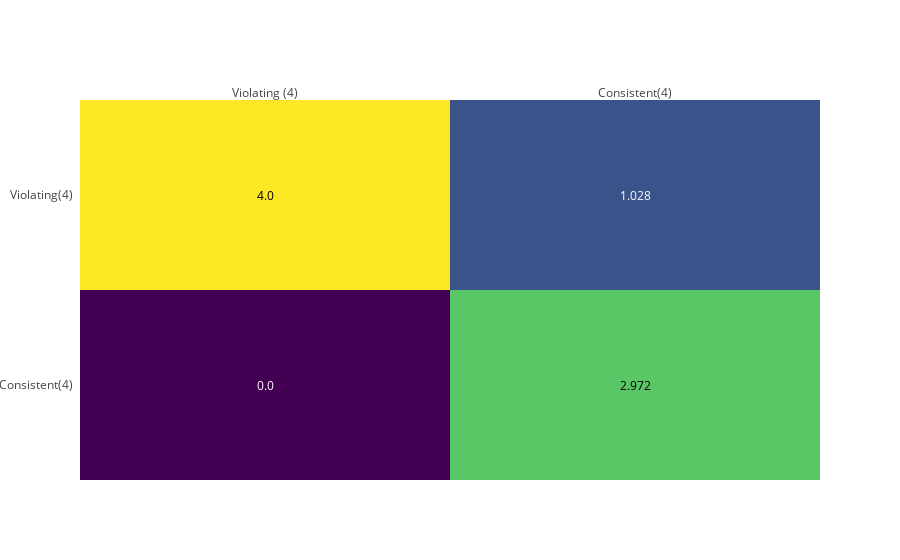

Notebook code cell kept with this figure:
### Markdown cell above
String learning experiment 1
=======
***

### Auditory sequence processing reveals evolutionarily conserved regions of frontal cortex in macaques and humans.

##### Wilson B, Kikuchi Y, Sun L, Hunter D, Dick F,  Smith K, Thiele A, Griffiths TD, Marslen-Wilson WD, Petkov CI (2015)
**Abstract:** An evolutionary account of human language as a neurobiological system must distinguish between human-unique neurocognitive processes supporting language and evolutionarily conserved, domain-general processes that can be traced back to our primate ancestors. Neuroimaging studies across species may determine whether candidate neural processes are supported by homologous, functionally conserved brain areas or by different neurobiological substrates. Here we use functional magnetic resonance imaging in Rhesus macaques and humans to examine the brain regions involved in processing the ordering relationships between auditory nonsense words in rule-based sequences. We find that key regions in the human ventral frontal and opercular cortex have functional counterparts in the monkey brain. These regions are also known to be associated with initial stages of human syntactic processing. This study raises the possibility that certain ventral frontal neural systems, which play a significant role in language function in modern humans, originally evolved to support domain-general abilities involved in sequence processing.

### Code cell
wilsonetal = "wilsonetal_natcomm_2015.yaml"
wilsonetal_strings = dh.get_paper_data(data_folder, wilsonetal)
wilsonetal_primitives = dh.get_paper_primitives(data_folder, wilsonetal)
wilsonetal_exposure = wilsonetal_strings['Exposure']
wilsonetal_testing_categories = ['CorrectTest','ViolatingTest']
wilsonetal_testing = {name:list(set(wilsonetal_strings[name])) for name in wilsonetal_testing_categories}

wilsonetal_nr_of_strings = 400
wilsonetal_nr_of_models = 1000
wilsonetal_parameters = PARSER.get_default_parameters()

wilsonetal_multiple_runs = run_multiple_experiments(wilsonetal_exposure,wilsonetal_nr_of_strings, wilsonetal_testing,wilsonetal_nr_of_models,detect_violation=True)
wilsonetal_analyzed_models, wilsonetal_average_model = analyse_multiple_models(wilsonetal_multiple_runs,['CorrectTest'],['ViolatingTest'],wilsonetal_testing, detect_violation=True)
make_confusion_matrix(wilsonetal_analyzed_models)

### Figure 1 — Plotly figure (JSON) as saved in the notebook; plotly's stock layout.template omitted (floating-point values rounded to 4 significant figures)
{"data": [{"colorscale": "Viridis", "showscale": false, "type": "heatmap", "x": ["Violating (4)", "Consistent(4)"], "y": ["Consistent(4)", "Violating(4)"], "z": [[0, 2.972], [4, 1.028]]}], "layout": {"annotations": [{"font": {"color": "#FFFFFF"}, "showarrow": false, "text": "0.0", "x": "Violating (4)", "xref": "x1", "y": "Consistent(4)", "yref": "y1"}, {"font": {"color": "#000000"}, "showarrow": false, "text": "2.972", "x": "Consistent(4)", "xref": "x1", "y": "Consistent(4)", "yref": "y1"}, {"font": {"color": "#000000"}, "showarrow": false, "text": "4.0", "x": "Violating (4)", "xref": "x1", "y": "Violating(4)", "yref": "y1"}, {"font": {"color": "#FFFFFF"}, "showarrow": false, "text": "1.028", "x": "Consistent(4)", "xref": "x1", "y": "Violating(4)", "yref": "y1"}], "xaxis": {"dtick": 1, "gridcolor": "rgb(0, 0, 0)", "side": "top", "ticks": ""}, "yaxis": {"dtick": 1, "ticks": "", "ticksuffix": "  "}}}
